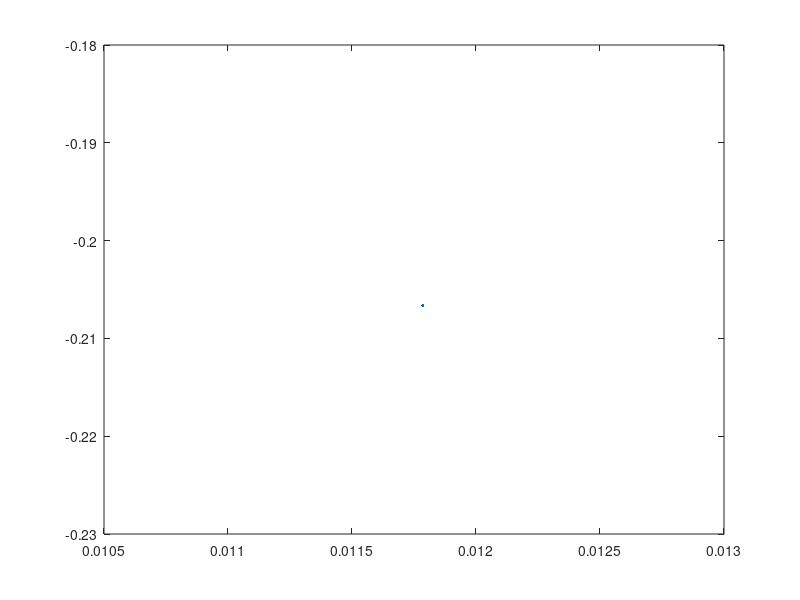

Write MATLAB code to recreate this figure.
clc; clear all; close all; 
%% Script for identifying optimal trajectory to achieve a given orbital transition
% Objective function: time, propellant, delta-v, power consumed
% Constraints: desired change in RAAN (given)
mu = 398600;
J2 = 1.08263e-3; 
Re = 6378.15;
% e = [0,0.01,0.1];
e = 0;
% alt = [497.5:10:550];
alt = 497.3;
a = alt+Re;
incl = 51.6;%deg

omega_E = 7.292e-5; %rotation rate of the earth in rad/s

RAAN_dot_ROM = -((3/2).*(sqrt(mu).*J2.*Re.^2)./((1-e.^2).^2.*a.^(7/2))).*cos(deg2rad(incl)); %Nodal precession in rad/s


% n = [1:1:100];
% RAAN_dot = -n*omega_E + omega_E; 
% % t1 = -2.*RAAN_dot.*cos(deg2rad(incl)).*1;
% % t2 = (3.*sqrt(mu).*J2.*Re.^2);
% % a = (t1./t2)
% % a = a.^(-(2/7))
% a = ((-2.*RAAN_dot.*cos(deg2rad(incl)).*1)./(3.*sqrt(mu).*J2.*Re.^2)).^(-2/7);
% alt = a-Re; 
% plot(n, alt)

%For an eliptical impulsive transfer, just do first half of a hohmann transfer
%(and double it for the delta-v required to return to the circular orbit). 

% Assign the delta-v that we're willing to sacrifice for one transition
% (ROM->ROM)
dv_per_trans = 0.090; % in KM/s
% Increasing altitude or decreasing altitude? increase_alt = 1 for yes, 0
% for no. 
increase_alt = 0; 
dv_diff = dv_per_trans/2; %diference in v between ROM and transfer orbit
if increase_alt == 1 
    %maneuver will occur at transfer orbit periapsis
    rp = a;
    v_per = dv_diff + sqrt(mu/a);
    ra = (v_per^2*rp^2)/(2*mu-v_per^2*rp);
    e = (ra-rp)/(ra+rp);
    a = (ra+rp)/2;
    RAAN_dot_trans = -((3/2).*(sqrt(mu).*J2.*Re.^2)./((1-e.^2).^2.*a.^(7/2))).*cos(deg2rad(incl)); %Nodal precession in rad/s
            
    else if increase_alt == 0
        %maneuver will occur at transfer orbit apoapsis
        ra = a;
        v_apo = sqrt(mu/a)-dv_diff;
        rp = v_apo^2*ra^2/(2*mu-v_apo^2*ra);
        e = (ra-rp)/(ra+rp);
        a = (ra+rp)/2;
        RAAN_dot_trans = -((3/2).*(sqrt(mu).*J2.*Re.^2)./((1-e.^2).^2.*a.^(7/2))).*cos(deg2rad(incl)); %Nodal precession in rad/s
        
        else 
            disp('increase_alt may only be assigned 0 or 1'); 
        end
end

            
%Now, find difference in RAAN_dot between transfer orbit and ROM. Generate
%drift rate in deg/day;

RAAN_drift_rad = RAAN_dot_trans-RAAN_dot_ROM; %in Rad/s
RAAN_drift_deg = rad2deg(RAAN_drift_rad);%in deg/s
degPerDay = RAAN_drift_deg*86164.1 % deg/day




RAAN_dot_rad = -((3/2).*(sqrt(mu).*J2.*Re.^2)./((1-e.^2).^2.*a.^(7/2))).*cos(deg2rad(incl)); %Nodal precession in rad/s
nodal_T = 2*pi./(RAAN_dot_rad);
check = nodal_T/((2*pi)/omega_E); 
n = (RAAN_dot_rad-omega_E)/omega_E
RAAN_dot_deg = rad2deg(RAAN_dot_rad); %in degrees/s


RAAN_dot_hour = RAAN_dot_deg*3600; %Nodal precession in deg per hour

plot(e, RAAN_dot_hour)

function [vp] = vp(mu,ra,rp)
    vp = sqrt((2*mu*ra)/(rp*(rp+ra)));
end

function [va] = va(mu, ra,rp)
    va = sqrt((2*mu*rp)/(ra*(rp+ra)));
end

function ra = r_apo(mu, v_per, rp)
    syms ra
    solve(v_per == sqrt((2*mu*rp)/(ra*(rp+ra))));
    ra = double(ra);
end



